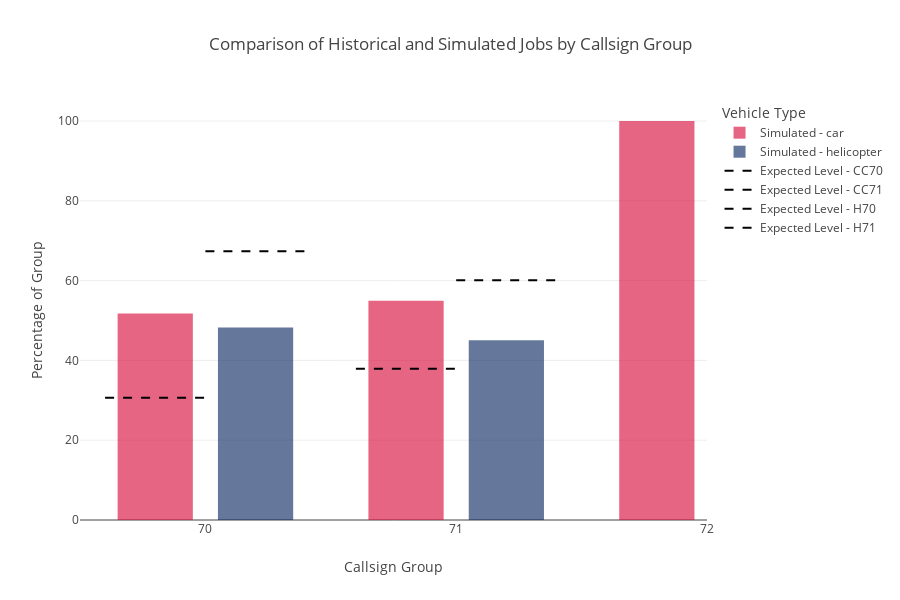

The notebook cell this image was saved under:
### Code cell
fig = go.Figure()

# Second bar chart (Simulation Averages)
for idx, vehicle in enumerate(sim_averages["vehicle_type"].unique()):
    filtered_data = sim_averages[sim_averages["vehicle_type"] == vehicle]

    fig.add_trace(go.Bar(
        y=filtered_data["percentage_of_group"],
        x=filtered_data["callsign_group"],
        name=f"Simulated - {vehicle}",
        # orientation='h',
        marker=dict(
        color=list(DAA_COLORSCHEME.values())[idx]),
        width=0.3,
        opacity=0.6  # Same opacity for consistency
    ))

fig.update_layout(
    title="Comparison of Historical and Simulated Jobs by Callsign Group",
    yaxis_title="Percentage of Group",
    xaxis_title="Callsign Group",
    barmode='group',
    legend_title="Vehicle Type",
    height=600
)

for callsign in jobs_by_callsign_long["callsign"].unique():
    filtered_data = jobs_by_callsign_long[
        jobs_by_callsign_long["callsign"] == callsign
    ].groupby(["callsign_group", "vehicle_type", "callsign"])[["percentage_of_group"]].mean().reset_index()
    if filtered_data["callsign_group"].values[0] in ["70", "71"]:


        if filtered_data["vehicle_type"].values[0] == "car":
            fig.add_trace(
                go.Scatter(
                    x = [float(filtered_data["callsign_group"].values[0])-0.4, float(filtered_data["callsign_group"].values[0])],
                    y = [filtered_data['percentage_of_group'].values[0] - 1, filtered_data['percentage_of_group'].values[0] - 1],  # Width of the "line"
                    # base = [filtered_data['percentage_of_group'].values[0] - 1] ,
                    mode="lines",
                    name=f"Expected Level - {callsign}",
                    hoverinfo="all",
                    line=dict(dash='dash')
                )
            )
        else:
            fig.add_trace(
                go.Scatter(
                    x = [float(filtered_data["callsign_group"].values[0]), float(filtered_data["callsign_group"].values[0])+0.4],
                    y = [filtered_data['percentage_of_group'].values[0] - 1, filtered_data['percentage_of_group'].values[0] - 1],  # Width of the "line"
                    # base = [filtered_data['percentage_of_group'].values[0] - 1] ,
                    mode="lines",
                    name=f"Expected Level - {callsign}",
                    hoverinfo="all",
                    line=dict(dash='dash')
                )
            )

min_x = min(sim_averages["callsign_group"].astype('int').values)
max_x = max(sim_averages["callsign_group"].astype('int').values)

tick_vals = list(range(min_x, max_x + 1))  # Tick positions at integer values
axis_start = min_x - 0.5  # Shift axis start by 0.5

fig.update_layout(
    xaxis=dict(
        tickmode='array',
        tickvals=tick_vals,  # Ensure ticks are at integer positions
        range=[axis_start, max_x]  # Extend range to start 0.5 units earlier
    )
)

### Figure 1 — Plotly figure (JSON) as saved in the notebook; plotly's stock layout.template omitted (floating-point values rounded to 4 significant figures)
{"data": [{"marker": {"color": "#D50032"}, "name": "Simulated - car", "opacity": 0.6, "type": "bar", "width": 0.3, "x": ["70", "71", "72"], "y": [51.74, 54.95, 100]}, {"marker": {"color": "#00205B"}, "name": "Simulated - helicopter", "opacity": 0.6, "type": "bar", "width": 0.3, "x": ["70", "71"], "y": [48.26, 45.05]}, {"hoverinfo": "all", "line": {"dash": "dash"}, "mode": "lines", "name": "Expected Level - CC70", "type": "scatter", "x": [69.6, 70], "y": [30.66, 30.66]}, {"hoverinfo": "all", "line": {"dash": "dash"}, "mode": "lines", "name": "Expected Level - CC71", "type": "scatter", "x": [70.6, 71], "y": [37.9, 37.9]}, {"hoverinfo": "all", "line": {"dash": "dash"}, "mode": "lines", "name": "Expected Level - H70", "type": "scatter", "x": [70, 70.4], "y": [67.34, 67.34]}, {"hoverinfo": "all", "line": {"dash": "dash"}, "mode": "lines", "name": "Expected Level - H71", "type": "scatter", "x": [71, 71.4], "y": [60.1, 60.1]}], "layout": {"barmode": "group", "height": 600, "legend": {"title": {"text": "Vehicle Type"}}, "title": {"text": "Comparison of Historical and Simulated Jobs by Callsign Group"}, "xaxis": {"range": [69.5, 72], "tickmode": "array", "tickvals": [70, 71, 72], "title": {"text": "Callsign Group"}}, "yaxis": {"title": {"text": "Percentage of Group"}}}}
